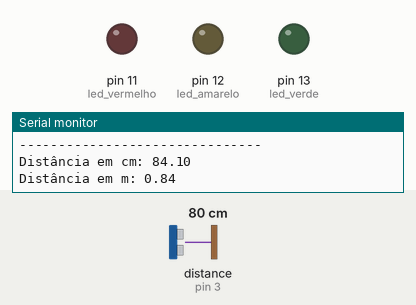
Bench run of a sketch on a simulated Arduino Uno, built with avr-gcc and run on an emulated ATmega328P. On the bench: output pins drawn as LEDs (lit = HIGH), the last lines printed to the serial monitor. Wiring (inferred from the names in the program): ultrasonic range finder: trigger pin 2; echo pin 3. Inputs (shaded band) come from the test bench; at power-on: distance to the obstacle (sensor on pin 3) 80 cm. The echo pulse lasts 58.3 µs per cm; pins used as bus, display or sensor lines are not drawn.

Above: at 1.7 s.
1.8 s: distance to the obstacle (sensor on pin 3) set to 31 cm
4.9 s: distance to the obstacle (sensor on pin 3) set to 25 cm
At 6.0 s:
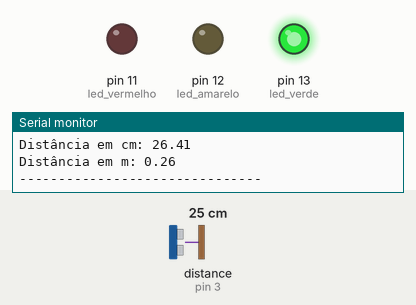
6.4 s: distance to the obstacle (sensor on pin 3) set to 20 cm
7.9 s: distance to the obstacle (sensor on pin 3) set to 16 cm
At 9.2 s:
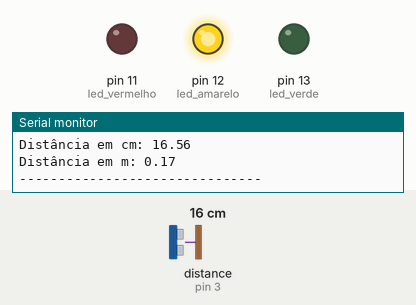
9.7 s: distance to the obstacle (sensor on pin 3) set to 11 cm
11.2 s: distance to the obstacle (sensor on pin 3) set to 8 cm
At 12.2 s:
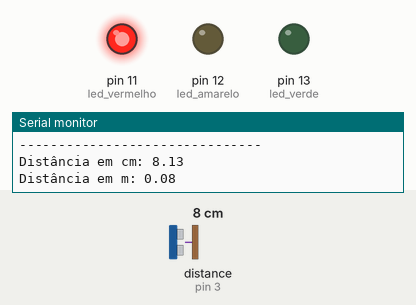
Timing chart, 0 to 14.0 s (numbered marks = the images above; inputs shaded):
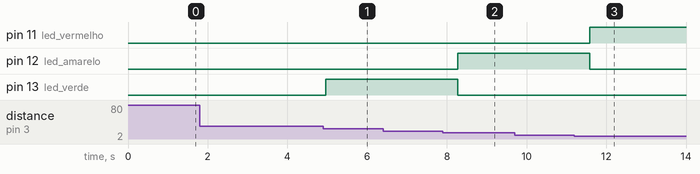

Measured:
- the behaviour switches between 29 and 28 cm on distance to the obstacle (sensor on pin 3) (found by bisection; images 0 and 1)
- the behaviour switches between 19 and 18 cm on distance to the obstacle (sensor on pin 3) (found by bisection; images 1 and 2)
- the behaviour switches between 10 and 9 cm on distance to the obstacle (sensor on pin 3) (found by bisection; images 2 and 3)
- after the input at 4.9 s, pin 13 (led_verde): LOW → HIGH after 0.06 s
- after the input at 7.9 s, pin 12 (led_amarelo): LOW → HIGH after 0.38 s; pin 13 (led_verde): HIGH → LOW after 0.38 s
- after the input at 11.2 s, pin 11 (led_vermelho): LOW → HIGH after 0.39 s; pin 12 (led_amarelo): HIGH → LOW after 0.39 s

The sketch:

TesteSensor.ino
```cpp
// Universidade Federal Rural de Pernambuco
// Trabalho de Conclusão de Curso
// 8º Semestre
// Discente: João Luiz da Silva Ramos
// Orientador: Obionor de Oliveira Nóbrega

#include <Ultrasonic.h>
#define pino_emi 2 // Pinagem conectada ao Arduíno do Trigger - HC-SR04 (emissor da onda sonora).
#define pino_rec 3 // Pinagem conectada ao Arduíno do Echo - HC-SR04 (receptor da onda sonora + tempo de retorno).
Ultrasonic Sensor (pino_emi, pino_rec); // Parâmetro da biblioteca Ultrasonic, que irá reconhecer os pinos Trigger e Echo
int led_vermelho = 11;
int led_amarelo = 12;
int led_verde = 13;

void setup() {
  pinMode (led_vermelho, OUTPUT);
  pinMode (led_amarelo, OUTPUT);
  pinMode (led_verde, OUTPUT);
  Serial.begin (9600); // Velocidade de bits por segundos. Tal transmissão de bits será exibida no monitor serial nessa velocidade.
  delay (500); // Tempo de espera para iniciar as funcionalidades do código.
  Serial.println ("Iniciando medições...");
}

void AcendeLEDVerde(){
  digitalWrite (led_verde, HIGH);
  digitalWrite (led_vermelho, LOW);
  digitalWrite (led_amarelo, LOW);
}

void AcendeLEDAmarelo(){
    digitalWrite (led_amarelo, HIGH);
  digitalWrite (led_verde, LOW);
  digitalWrite (led_vermelho, LOW);
}

void AcendeLEDVermelho(){
  digitalWrite (led_vermelho, HIGH);
  digitalWrite (led_verde, LOW);
  digitalWrite (led_amarelo, LOW);
}

// void EnviarOndaSonora(){
//   digitalWrite (pino_emi, HIGH);
//   delayMicroseconds (1000);
//   digitalWrite (pino_emi, LOW);
//}

void Distancia() {
  float dist, dist_m;
  long ms = Sensor.timing();
  dist = Sensor.convert(ms, Ultrasonic::CM);
  dist_m = dist / 100;

  if (dist >= 2000 && dist <= 3000){ // Condicional - regular precisão da medida de distância
    dist = dist - 0.03;
    dist_m = dist / 100;
  }

  if (dist > 3000 && dist <= 4000){ // Condicional - regular precisão da medida de distância
    dist = dist - 0.05;
    dist_m = dist / 100;
  }

  if (dist > 0 && dist <= 10) {
    AcendeLEDVermelho();
  }
  if (dist > 10 && dist <= 20) {
    AcendeLEDAmarelo();
  }
  if (dist > 20 && dist <= 30) {
    AcendeLEDVerde();
  }

  Serial.println("-------------------------------");
  Serial.print("Distância em cm: ");
  Serial.println(dist);
  Serial.print("Distância em m: ");
  Serial.println(dist_m);
  Serial.println("-------------------------------");
  delay(500);
}

void loop() {
  // put your main code here, to run repeatedly:

  // Mede o tempo de duração do sinal no pino de leitura(us)
  Distancia();
}
```
